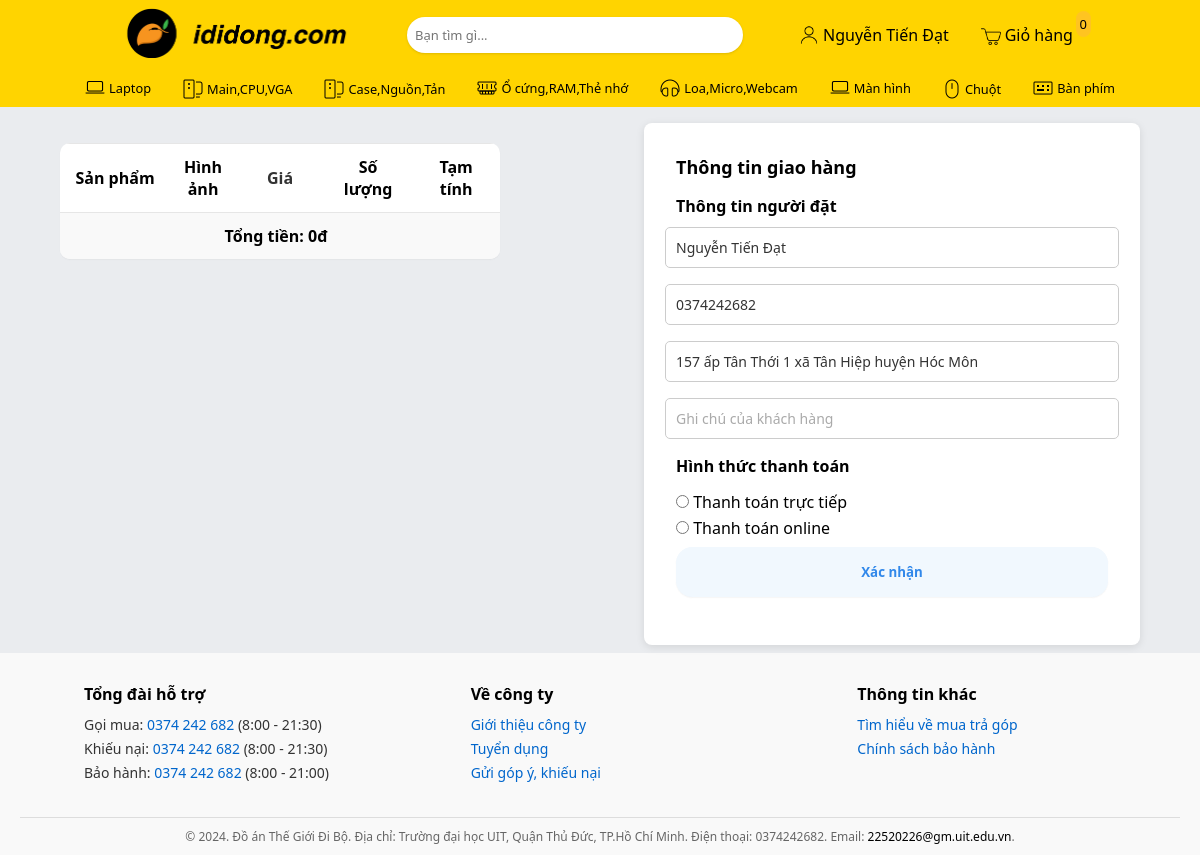
Page /payment.php (signed in) on the committed database.
### tables this page shows
CREATE TABLE `tbl_customer` (
  `id` int(11) NOT NULL,
  `name` varchar(255) NOT NULL,
  `address` varchar(255) NOT NULL,
  `city` varchar(30) NOT NULL,
  `country` varchar(30) NOT NULL,
  `phone` varchar(30) NOT NULL,
  `email` varchar(50) NOT NULL,
  `password` varchar(255) NOT NULL
);

### classes/customer.php (called while the page is built, shortened)
<?php
    $filepath = realpath(dirname(__FILE__));
    include_once ($filepath.'/../lib/database.php');
    class customer {
        private $db;
        public function __construct() {
            $this->db = new Database();
        }
        public function show_customer($id){
            $query = "SELECT * FROM tbl_customer WHERE id = '$id'";
            $result = $this->db->select($query);
            return $result;
        }
    }
?>

### lib/database.php (called while the page is built, shortened)
<?php
    class Database {
        public $host    = DB_HOST;
        public $user    = DB_USER;
        public $pass    = DB_PASS;
        public $dbname  = DB_NAME;
        public $link;
        private function connectDB() {
            $this->link = new mysqli($this->host, $this->user,
                                     $this->pass, $this->dbname);
        }
        public function select($query) {
            $result = $this->link->query($query) or
                die($this->link->error . __LINE__);
            if ($result->num_rows > 0) {
                return $result;
            } else {
                return false;
            }
        }
    }
?>

### lib/session.php (called while the page is built, shortened)
<?php
    class Session {
        public static function get($key) {
            if (isset($_SESSION[$key])) {
                return $_SESSION[$key];
            } else {
                return false;
            }
        }
    }
?>

### payment.php (the view, shortened to what this page needs)
<?php
    include 'inc/header.php';
?>
<link rel="stylesheet" href="css/payment.css">
<div class="wrapper">
  <div class="thanhtoan-content">
    <div class="wrapper-cart-items">
      <table class="custom-cart-table">
        <thead>
          <tr>
            <th class="product-column">Sản phẩm</th>
            <th class="image-column">Hình ảnh</th>
            <th class="price-column">Giá</th>
            <th class="quantity-column">Số lượng</th>
            <th class="subtotal-column">Tạm tính</th>
          </tr>
        </thead>
        <tbody>
          <tr class="total-row">
            <td colspan="5" class="total-label">Tổng tiền: <?php echo number_format($subtotal, 0, ',', '.'); ?>đ</td>
          </tr>
        </tbody>
      </table>
    </div>
  <?php
    $id = Session::get('customer_id');
    $get_customer = $cs->show_customer($id);
    if($get_customer){
        while($result = $get_customer->fetch_assoc()){
  ?>
    <div class="delivery-info-container">
      <div class="delivery-info-header">
        <h2>Thông tin giao hàng</h2>
      </div>
      <div class="delivery-info-form">
        <div class="delivery-title-info">
          <h3>Thông tin người đặt</h3>
        </div>
        <form class="delivery-info-field-form" action="?order=order" method="post">
          <div class="delivery-info-field">
            <input
              type="text"
              class="delivery-info-input"
              placeholder="Họ và Tên"
              value="<?php echo $result['name'] ?>"
              name="receiverName"
            />
          </div>
          <div class="delivery-info-field">
            <input
              type="text"
              class="delivery-info-input"
              placeholder="Số điện thoại"
              value = '<?php echo $result['phone'] ?>'
              name="receiverPhone"
            />
          </div>
          <div class="delivery-info-field">
            <input
              type="text"
              class="delivery-info-input"
              placeholder="Địa chỉ giao hàng"
              value = '<?php echo $result['address'] ?>'
              name="shippingAddress"
            />
          </div>
          <div class="delivery-info-field">
            <input
              type="text"
              class="delivery-info-input"
              placeholder="Ghi chú của khách hàng"
              value = ''
              name="notes"
            />
          </div>
  <?php
      }
    }
  ?>
          <div class="title-method"><h3>Hình thức thanh toán</h3></div>
          <div class="list-method">
            <input type="radio" id="direct" name="method" value="direct" />
            <label for="direct">Thanh toán trực tiếp</label><br />
            <input
              type="radio"
              id="non-direct"
              name="method"
              value="nondirect"
            />
            <label for="non-direct">Thanh toán online</label><br />
          </div>
        <input class="thanhtoanbtn" name="order" type="submit" value="Xác nhận" />
      </form>
    </div>
  </div>
</div>
</div>
<?php
    include 'inc/footer.php';
?>

### css/styles.css (style rules this page uses)
* { padding: 0; margin: 0; text-decoration: none; list-style: none; color: black; font-family: ui-sans-serif, system-ui, -apple-system, BlinkMacSystemFont, "Segoe UI", Roboto, "Helvetica Neue", Arial, "Noto Sans", sans-serif, "Apple Color Emoji", "Segoe UI Emoji", "Segoe UI Symbol", "Noto Color Emoji"; }
body { background: #eaecef; }
.wrapper { margin: 0 auto; max-width: 1080px; width: 95%; margin-top: 1rem; min-height: 100vh; }

### css/payment.css (style rules this page uses)
.delivery-info-container { width: 40%; background-color: #fff; border-radius: 0.5rem; box-shadow: 0 2px 8px rgba(0, 0, 0, 0.1); padding: 2rem; font-family: Arial, sans-serif; display: flex; flex-direction: column; justify-content: center; align-items: center; }
.delivery-info-header { width: 100%; display: flex; justify-content: space-between; align-items: center; margin-bottom: 1rem; }
.delivery-info-header h2 { font-size: 18px; font-weight: bold; margin: 0; }
.delivery-info-form { width: 100%; display: flex; flex-direction: column; justify-content: center; align-items: center; margin-bottom: 1rem; }
.delivery-title-info { width: 100%; }
.delivery-info-form h3 { font-size: 16px; font-weight: bold; margin-bottom: 10px; }
.delivery-info-field-form { width: 100%; }
.delivery-info-field { width: 100%; margin-bottom: 1rem; display: flex; flex-direction: column; justify-content: center; align-items: center; }
.delivery-info-input { width: 100%; padding: 10px; border: 1px solid #ccc; border-radius: 5px; font-size: 14px; color: #333; }
.delivery-info-input::placeholder { color: #aaa; }
.title-method { width: 100%; margin-bottom: 0.25rem; }
.title-method h3 { font-size: medium; }
.list-method input { margin-top: 0.5rem; }
.list-method { width: 98%; }
input[type="radio"] { accent-color: #3b82f6; }
.thanhtoanbtn { width: 100%; margin-top: 0.5rem; padding: 1rem; border-radius: 1rem; display: flex; justify-content: center; align-items: center; cursor: pointer; font-weight: 700; border: #f1f8fe; color: #3188ea; background: #f1f8fe; box-shadow: 0 1px 1px 0 rgba(196, 195, 195, 0.1), 0 1px 2px -1px rgba(148, 148, 148, 0.1); }
.thanhtoan-content { display: flex; justify-content: space-between; gap: 2rem; }
.custom-cart-table { width: 100%; background-color: #ffffff; border-collapse: separate; border-spacing: 0; border-radius: 10px; overflow: hidden; margin-top: 20px; font-family: Arial, sans-serif; box-shadow: 0 1px 1px 0 rgba(196, 195, 195, 0.1), 0 1px 2px -1px rgba(148, 148, 148, 0.1); }
.custom-cart-table th, .custom-cart-table td { padding: 12px; text-align: center; border-top: 1px solid #e6e6e6; }
.custom-cart-table .product-column { width: 25%; }
.custom-cart-table .price-column { width: 20%; font-size: 16px; color: #333; }
.custom-cart-table .quantity-column { width: 20%; font-size: 16px; }
.custom-cart-table .subtotal-column { width: 20%; }
.custom-cart-table .total-row { font-weight: bold; background-color: #f9f9f9; border-top: 1px solid #ddd; }
.custom-cart-table .total-row .total-label { text-align: center; padding-right: 20px; }

### rows in the picture
tbl_customer: receiverName "Nguyễn Tiến Đạt", receiverPhone "0374242682", shippingAddress "157 ấp Tân Thới 1 xã Tân Hiệp huyện Hóc Môn"

### other values in the picture
Session::get('customer_name') "Nguyễn Tiến Đạt"
$subtotal "0"
